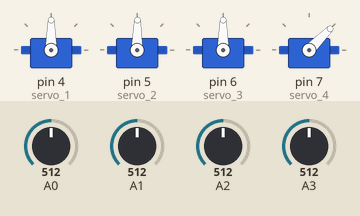
This sketch was run on a simulated Arduino Uno, built with avr-gcc and run on an emulated ATmega328P. Shown: 4 × servo. The inputs (shaded band) are chosen by the test bench; at power-on: A0 = 512, A1 = 512, A2 = 512, A3 = 512.

Above: at 1.2 s.
1.3 s: A0 set to 716
At 2.5 s:
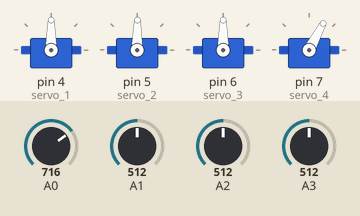
2.8 s: A1 set to 716
At 3.7 s:
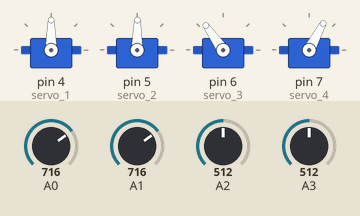
4.3 s: A2 set to 716
At 4.9 s:
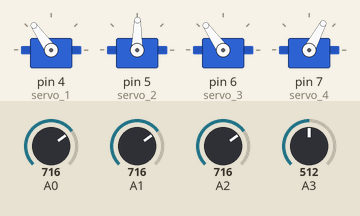
5.8 s: A3 set to 716
At 7.0 s:
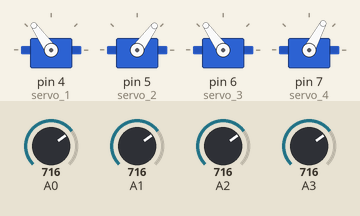
7.3 s: A0 set to 992
At 8.3 s:
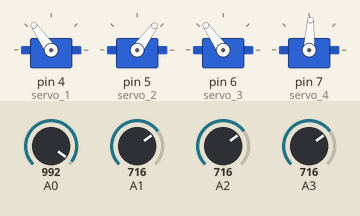
8.8 s: A1 set to 992
At 9.5 s:
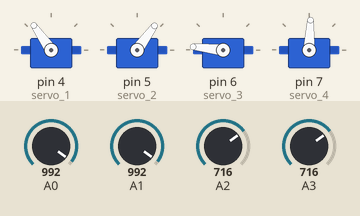
Timing chart, 0 to 11.3 s (numbered marks = the images above; inputs shaded):
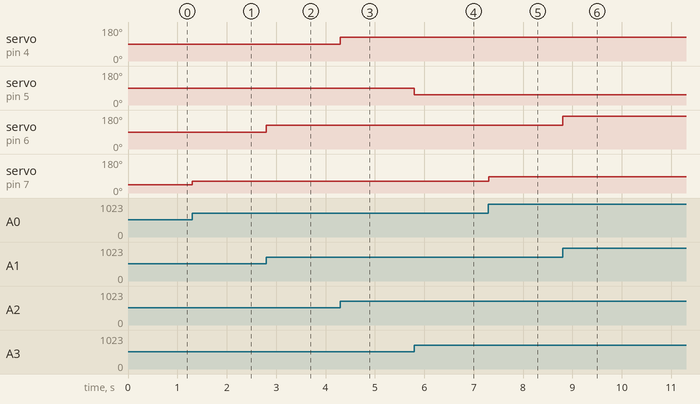

Measured:
- after the input at 1.3 s, servo on pin 7 (servo_4): 45° → 62° at once
- after the input at 2.8 s, servo on pin 6 (servo_3): 90° → 125° at once
- after the input at 4.3 s, servo on pin 4 (servo_1): 90° → 125° at once
- after the input at 5.8 s, servo on pin 5 (servo_2): 89° → 54° at once
- after the input at 7.3 s, servo on pin 7 (servo_4): 62° → 87° at once
- after the input at 8.8 s, servo on pin 6 (servo_3): 125° → 174° at once

The sketch:

Robotik_Kol.ino
```cpp
#include <Servo.h>  //Servo kütüphanesi koda dahil edildi

Servo servo_1;    //Servo_1 isimli nesne oluşturuldu
Servo servo_2;    //Servo_2 isimli nesne oluşturuldu
Servo servo_3;    //Servo_3 isimli nesne oluşturuldu
Servo servo_4;    //Servo_4 isimli nesne oluşturuldu

void setup() {
  servo_1.attach(4);    //Servo_1 motorun sinyal pini 4 nolu  pine bağlandı (alttaki servo)
  servo_2.attach(5);    //Servo_2 motorun sinyal pini 5 nolu  pine bağlandı (Sağ yandaki servo)
  servo_3.attach(6);    //Servo_3 motorun sinyal pini 6 nolu  pine bağlandı (Sol yandaki servo)
  servo_4.attach(7);    //Servo_4 motorun sinyal pini 7 nolu  pine bağlandı (kıskaç)
}

void loop() {
  //Joysticklerin bağlı olduğu analog pinler okunup değişkenlere kaydediliyor
  int sag_sol = analogRead(A2);
  int ileri_geri = analogRead(A3);
  int asagi_yukari = analogRead(A1);
  int kiskac = analogRead(A0);

  //Analog değerler map ile servo açılarına sınırlandırılıyor
  int sag_sol_aci = map(sag_sol, 0, 1023, 0,180);
  int ileri_geri_aci = map(ileri_geri, 1023, 0, 0,180);
  int asagi_yukari_aci = map(asagi_yukari, 0, 1023, 0,180);
  int kiskac_aci = map(kiskac, 0, 1023, 0,90);

  //Açı değerleri ilgili servo motora gönderiliyor
  servo_1.write (sag_sol_aci);
  servo_2.write (ileri_geri_aci);
  servo_3.write (asagi_yukari_aci);
  servo_4.write (kiskac_aci);
}
```
